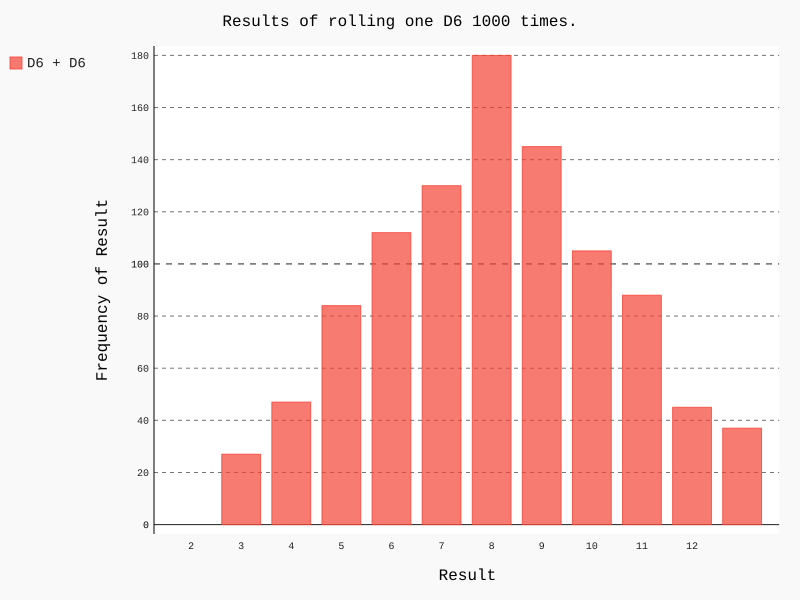

Here is the Python script that generated this plot:
import pygal as pygal

from die import Die

# 创建两个D6骰子
die_1 = Die()
die_2 = Die()

# 掷几次骰子，并将结果存储在一个列表中
results = []
for roll_num in range(1000):
    result = die_1.roll() + die_2.roll()
    results.append(result)

# 分析结果
frequencies = []
for value in range(1, die_1.num_sides + die_2.num_sides + 1):
    frequency = results.count(value)
    frequencies.append(frequency)

# 对结果进行可视化
hist = pygal.Bar()

hist.title = "Results of rolling one D6 1000 times."
hist.x_labels = ['2', '3', '4', '5', '6', '7', '8', '9', '10', '11', '12']
hist.x_title = "Result"
hist.y_title = "Frequency of Result"

hist.add('D6 + D6', frequencies)
hist.render_to_file('die_visual.svg')
